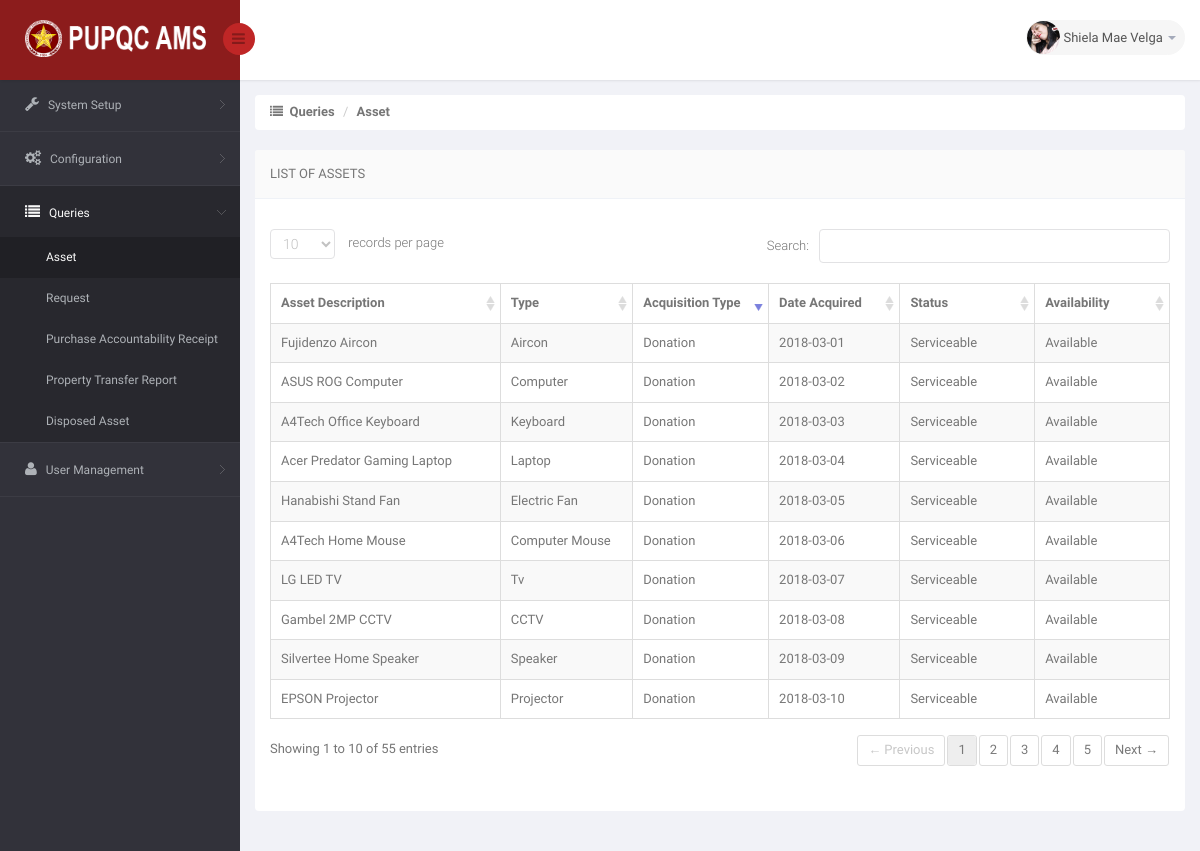
Screenshot of /DIR/Administrator/ADQueryAsset.php (signed in) with the database file from the repository.
### tables this page shows
CREATE TABLE `ams_r_user` (
  `U_USERNAME` varchar(25) NOT NULL,
  `U_PASSWORD` varchar(150) NOT NULL,
  `U_ROLE_CODE` varchar(30) NOT NULL,
  `EP_ID` int(11) NOT NULL
);

CREATE TABLE `ams_r_employee_profile` (
  `EP_ID` int(11) NOT NULL,
  `EP_FNAME` varchar(50) NOT NULL,
  `EP_MNAME` varchar(35) DEFAULT NULL,
  `EP_LNAME` varchar(35) NOT NULL,
  `EP_GENDER` varchar(10) NOT NULL,
  `EP_MOBILE` char(11) DEFAULT NULL,
  `EP_EMAIL` varchar(75) NOT NULL,
  `EP_TYPE` varchar(50) NOT NULL,
  `EP_STATUS` varchar(10) NOT NULL DEFAULT 'Active',
  `EP_PICTURE` varchar(200) NOT NULL DEFAULT '	images/EmployePictures/default.png	',
  `O_ID` int(11) DEFAULT NULL
);

CREATE TABLE `ams_r_asset` (
  `A_ID` int(11) NOT NULL,
  `A_DESCRIPTION` varchar(250) NOT NULL,
  `A_DATE` date NOT NULL,
  `A_STATUS` varchar(25) NOT NULL DEFAULT 'Serviceable',
  `A_ACQUISITION_TYPE` varchar(25) NOT NULL,
  `A_AVAILABILITY` varchar(25) NOT NULL DEFAULT 'Available',
  `A_DISPOSAL_STATUS` int(11) NOT NULL DEFAULT '0',
  `AL_ID` int(11) DEFAULT NULL,
  `C_ID` int(11) DEFAULT NULL,
  `URS_ID` int(11) DEFAULT NULL,
  `PPMP_ID` int(11) DEFAULT NULL
);

CREATE TABLE `ams_r_asset_library` (
  `AL_ID` int(11) NOT NULL,
  `AL_NAME` varchar(150) NOT NULL,
  `UNT_ID` int(11) NOT NULL,
  `AC_ID` int(11) NOT NULL
);

### DIR/Administrator/ADQueryAsset.php (the view, shortened to what this page needs)
<!DOCTYPE html>
<html lang="en">
<head>
    <link href="../../bs3/css/bootstrap.min.css" rel="stylesheet">
    <link href="../../css/bootstrap-reset.css" rel="stylesheet">
    <link href="../../font-awesome/css/font-awesome.css" rel="stylesheet" />
    <link href="../../js/advanced-datatable/css/demo_page.css" rel="stylesheet" />
    <link href="../../js/advanced-datatable/css/demo_table.css" rel="stylesheet" />
    <link rel="stylesheet" href="../../js/data-tables/DT_bootstrap.css" />
    <link href="../../css/style.css" rel="stylesheet">
    <link href="../../css/style-responsive.css" rel="stylesheet" />
    <link href="../../js/iCheck/skins/minimal/minimal.css" rel="stylesheet">
    <link href="../../js/iCheck/skins/minimal/red.css" rel="stylesheet">
    <link href="../../js/iCheck/skins/minimal/green.css" rel="stylesheet">
    <link href="../../js/iCheck/skins/minimal/blue.css" rel="stylesheet">
    <link href="../../js/iCheck/skins/minimal/yellow.css" rel="stylesheet">
    <link href="../../js/iCheck/skins/minimal/purple.css" rel="stylesheet">
    <link href="../../js/iCheck/skins/square/square.css" rel="stylesheet">
    <link href="../../js/iCheck/skins/square/red.css" rel="stylesheet">
    <link href="../../js/iCheck/skins/square/green.css" rel="stylesheet">
    <link href="../../js/iCheck/skins/square/blue.css" rel="stylesheet">
    <link href="../../js/iCheck/skins/square/yellow.css" rel="stylesheet">
    <link href="../../js/iCheck/skins/square/purple.css" rel="stylesheet">
    <link href="../../js/iCheck/skins/flat/grey.css" rel="stylesheet">
    <link href="../../js/iCheck/skins/flat/red.css" rel="stylesheet">
    <link href="../../js/iCheck/skins/flat/green.css" rel="stylesheet">
    <link href="../../js/iCheck/skins/flat/blue.css" rel="stylesheet">
    <link href="../../js/iCheck/skins/flat/yellow.css" rel="stylesheet">
    <link href="../../js/iCheck/skins/flat/purple.css" rel="stylesheet">
    <link rel="stylesheet" type="text/css" href="../../js/select2/select2.css" />
    <link rel="stylesheet" type="text/css" href="../../js/bootstrap-daterangepicker/daterangepicker-bs3.css" />
    <link rel="stylesheet" type="text/css" href="../../js/bootstrap-datetimepicker/css/datetimepicker.css" />
    <link rel="stylesheet" type="text/css" href="../../js/bootstrap-datepicker/css/datepicker.css" />
    <link href="../../js/plugins/sweetalert/sweetalert.css" type="text/css" rel="stylesheet" media="screen,projection">
</head>
<body>
<section id="container" >
<header class="header fixed-top clearfix">
<div class="brand">
    <a href="ADCampus.php" class="logo">
        <img src="../../images/pupqcnew.png" style="width: 193px; height: 37px;" alt="">
    </a>
    <div class="sidebar-toggle-box">
        <div class="fa fa-bars"></div>
    </div>
</div>
<div class="top-nav clearfix">
    <ul class="nav pull-right top-menu">
        <li class="dropdown">
            <a data-toggle="dropdown" class="dropdown-toggle" href="#">
                <?php
                    include('../Connection/db.php');
                    $sql = "SELECT * FROM ams_r_employee_profile AS EP JOIN ams_r_user AS U ON U.EP_ID = EP.EP_ID WHERE U.U_USERNAME = '".$_SESSION['myuser']."'";
                    $result = mysqli_query($connection, $sql);
                    while ($row = mysqli_fetch_array($result))
                    {
                      $pic = $row['EP_PICTURE'];
                      echo '<img alt="" src="../../'.$pic.'" alt="" >';
                    }
                  ?>
                <span class="username"> <?php echo $_SESSION['mysesi']; ?> </span>
                <b class="caret"></b>
            </a>
        </li>
    </ul>
</div>
</header>
<aside>
    <div id="sidebar" class="nav-collapse">
        <div class="leftside-navigation">
            <ul class="sidebar-menu" id="nav-accordion">
                <li class="sub-menu">
                    <a href="javascript:;">
                        <i class="fa fa-wrench"></i>
                        <span>System Setup</span>
                    </a>
                </li>
                <li class="sub-menu">
                    <a href="javascript:;">
                        <i class="fa fa-gears"></i>
                        <span>Configuration</span>
                    </a>
                </li>
                <li class="sub-menu">
                    <a href="javascript:;" class="active">
                        <i class="fa fa-list"></i>
                        <span>Queries</span>
                    </a>
                    <ul class="sub">
                        <li class="active"><a href="ADQueryAsset.php">Asset</a></li>
                        <li><a href="ADRequest.php">Request</a></li>
                        <li><a href="ADPar.php">Purchase Accountability Receipt</a></li>
                        <li><a href="ADPtr.php">Property Transfer Report</a></li>
                        <li><a href="ADDispose.php">Disposed Asset</a></li>
                    </ul>
                </li>
                <li class="sub-menu">
                    <a href="javascript:;">
                        <i class="fa fa-user"></i>
                        <span>User Management</span>
                    </a>
                </li>
            </ul>
        </div>
    </div>
</aside>
    <section id="main-content">
        <section class="wrapper">
            <div class="row">
                <div class="col-md-12">
                    <ul class="breadcrumb">
                        <li><i class="fa fa-list"></i><strong> &nbsp;Queries</strong></li>
                        <li><strong>Asset</strong></li>
                    </ul>
                </div>
            </div>
            <div class="row">
                <div class="col-sm-12">
                    <section class="panel">
                        <header class="panel-heading">
                            List of Assets
                        </header>
                        <div class="panel-body">
                            <div class="adv-table">
                                <table  class="display table table-bordered table-striped tblCampusData" id="dynamic-table">
                                    <thead>
                                        <tr>
                                            <th style="width: 250px">Asset Description</th>
                                            <th style="width: 150px">Type</th>
                                            <th style="width: 150px">Acquisition Type</th>
                                            <th style="width: 150px">Date Acquired</th>
                                            <th style="width: 150px">Status</th>
                                            <th style="width: 150px">Availability</th>
                                        </tr>
                                    </thead>
                                    <tbody>
                                    <?php
                                        $sql = "SELECT ams_r_asset.A_ID, ams_r_asset.A_DESCRIPTION, ams_r_asset.A_DATE, ams_r_asset.A_STATUS, ams_r_asset.A_ACQUISITION_TYPE, ams_r_asset.A_AVAILABILITY, ams_r_asset_library.AL_NAME FROM ams_r_asset JOIN ams_r_asset_library ON ams_r_asset.AL_ID = ams_r_asset_library.AL_ID";
                                        $result = mysqli_query($connection, $sql) or die("Bad Query: $sql");
                                        while($row = mysqli_fetch_assoc($result))
                                            {
                                              $desc = $row['A_DESCRIPTION'];
                                              $date = $row['A_DATE'];
                                              $stat = $row['A_STATUS'];
                                              $acqtype = $row['A_ACQUISITION_TYPE'];
                                              $avail = $row['A_AVAILABILITY'];
                                              $type = $row['AL_NAME'];
                                    ?>
                                        <tr class="gradeX"">
                                            <td> <?php echo $desc; ?> </td>
                                            <td> <?php echo $type; ?> </td>
                                            <td> <?php echo $acqtype; ?> </td>
                                            <td> <?php echo $date; ?> </td>
                                            <td> <?php echo $stat; ?> </td>
                                            <td> <?php echo $avail; ?> </td>
                                        </tr>
                                    <?php
                                        }
                                    ?>
                                    </tbody>
                                </table>
                            </div>
                        </div>
                    </section>
                </div>
            </div>
        </section>
    </section>
</section>
</body>
</html>

### js/advanced-datatable/css/demo_table.css (style rules this page uses)
table.display { margin: 0 auto; clear: both; width: 100%; }
table.display thead th { padding: 3px 18px 3px 10px; border-bottom: 1px solid black; font-weight: bold; cursor: pointer; * cursor: hand; }
table.display td { padding: 3px 10px; }
.sorting_desc { background: url('../images/sort_desc.png') no-repeat center right; }
.sorting { background: url('../images/sort_both.png') no-repeat center right; }
table.display tr.odd.gradeX { background-color: #ffdddd; }
table.display tr.even.gradeX { background-color: #ffeeee; }
tr.odd { background-color: #F9F9F9; }
tr.even { background-color: white; }
tr.odd td.sorting_1 { background-color: #D3D6FF; }
tr.even td.sorting_1 { background-color: #EAEBFF; }
tr.odd.gradeX td.sorting_1 { background-color: #ffc4c4; }
tr.even.gradeX td.sorting_1 { background-color: #ffd5d5; }
table.display tr.gradeX { background-color: #ffdddd; }

### rows the page displays
ams_r_user: EP_ID.EP_PICTURE (picture)
ams_r_asset: A_DESCRIPTION "Fujidenzo Aircon", AL_ID.AL_NAME "Aircon", A_ACQUISITION_TYPE "Donation", A_DATE "2018-03-01", A_STATUS "Serviceable", A_AVAILABILITY "Available"
ams_r_asset: A_DESCRIPTION "ASUS ROG Computer", AL_ID.AL_NAME "Computer", A_ACQUISITION_TYPE "Donation", A_DATE "2018-03-02", A_STATUS "Serviceable", A_AVAILABILITY "Available"
ams_r_asset: A_DESCRIPTION "A4Tech Office Keyboard", AL_ID.AL_NAME "Keyboard", A_ACQUISITION_TYPE "Donation", A_DATE "2018-03-03", A_STATUS "Serviceable", A_AVAILABILITY "Available"
ams_r_asset: A_DESCRIPTION "Acer Predator Gaming Laptop", AL_ID.AL_NAME "Laptop", A_ACQUISITION_TYPE "Donation", A_DATE "2018-03-04", A_STATUS "Serviceable", A_AVAILABILITY "Available"
ams_r_asset: A_DESCRIPTION "Hanabishi Stand Fan", AL_ID.AL_NAME "Electric Fan", A_ACQUISITION_TYPE "Donation", A_DATE "2018-03-05", A_STATUS "Serviceable", A_AVAILABILITY "Available"
ams_r_asset: A_DESCRIPTION "A4Tech Home Mouse", AL_ID.AL_NAME "Computer Mouse", A_ACQUISITION_TYPE "Donation", A_DATE "2018-03-06", A_STATUS "Serviceable", A_AVAILABILITY "Available"
ams_r_asset: A_DESCRIPTION "LG LED TV", AL_ID.AL_NAME "Tv", A_ACQUISITION_TYPE "Donation", A_DATE "2018-03-07", A_STATUS "Serviceable", A_AVAILABILITY "Available"
ams_r_asset: A_DESCRIPTION "Gambel 2MP CCTV", AL_ID.AL_NAME "CCTV", A_ACQUISITION_TYPE "Donation", A_DATE "2018-03-08", A_STATUS "Serviceable", A_AVAILABILITY "Available"
ams_r_asset: A_DESCRIPTION "Silvertee Home Speaker", AL_ID.AL_NAME "Speaker", A_ACQUISITION_TYPE "Donation", A_DATE "2018-03-09", A_STATUS "Serviceable", A_AVAILABILITY "Available"
ams_r_asset: A_DESCRIPTION "EPSON Projector", AL_ID.AL_NAME "Projector", A_ACQUISITION_TYPE "Donation", A_DATE "2018-03-10", A_STATUS "Serviceable", A_AVAILABILITY "Available"

### other values shown
$_SESSION['mysesi'] "Shiela Mae Velga"
